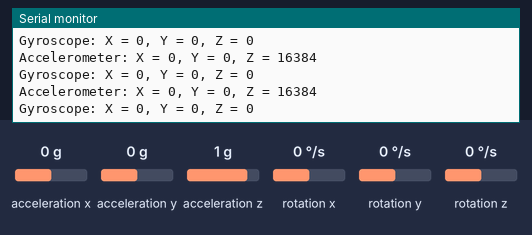
The sketch below on a simulated Arduino Uno, built with avr-gcc and run on an emulated ATmega328P. Parts: the last lines printed to the serial monitor. The test bench sets the inputs (shaded band); at power-on: acceleration x 0 g, acceleration y 0 g, acceleration z 1 g, rotation x 0 °/s, rotation y 0 °/s, rotation z 0 °/s.

Above: at 1.2 s.
1.3 s: acceleration x set to -1.4 g
At 1.9 s:
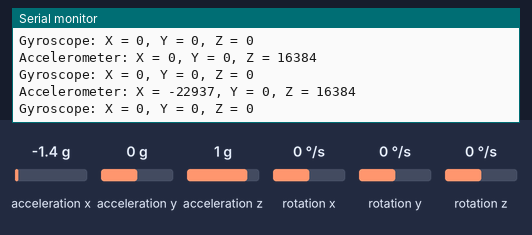
2.8 s: acceleration y set to -1.4 g
At 3.4 s:
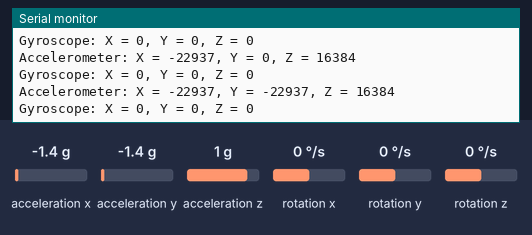
4.3 s: acceleration z set to -1.4 g
At 5.0 s:
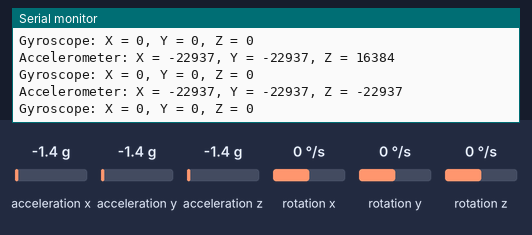
5.8 s: rotation x set to -192 °/s
At 6.5 s:
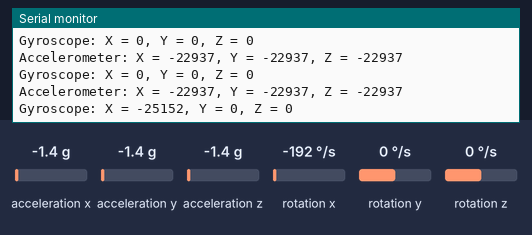
7.3 s: rotation y set to -192 °/s
At 8.0 s:
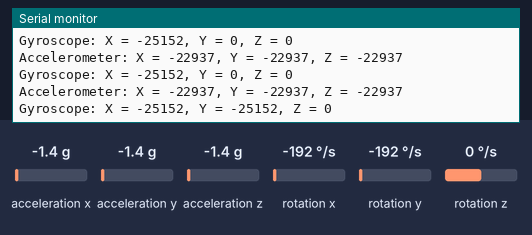

Measured:
- after the input at 1.3 s, the serial monitor: prints a new line after 0.22 s (image 1)
- after the input at 2.8 s, the serial monitor: prints a new line after 0.23 s (image 2)
- after the input at 4.3 s, the serial monitor: prints a new line after 0.25 s (image 3)
- after the input at 5.8 s, the serial monitor: prints a new line after 0.27 s (image 4)
- after the input at 7.3 s, the serial monitor: prints a new line after 0.29 s (image 5)

The sketch:

Mpu6050.ino
```cpp
#include <Wire.h>
#include <MPU6050.h>

MPU6050 mpu;

void setup() {
  Serial.begin(115200);
  Wire.begin();

  // Inisialisasi sensor MPU6050
  mpu.initialize();
  if (!mpu.testConnection()) {
    Serial.println("Tidak dapat menghubungkan ke MPU6050");
    while (1);
  }
  Serial.println("MPU6050 berhasil diinisialisasi.");
}

void loop() {
  // Mengambil nilai accelerometer dan gyroscope
  int16_t ax, ay, az;
  int16_t gx, gy, gz;

  // Membaca accelerometer
  mpu.getAcceleration(&ax, &ay, &az);
  Serial.print("Accelerometer: ");
  Serial.print("X = "); Serial.print(ax);
  Serial.print(", Y = "); Serial.print(ay);
  Serial.print(", Z = "); Serial.println(az);

  // Membaca gyroscope
  mpu.getRotation(&gx, &gy, &gz);
  Serial.print("Gyroscope: ");
  Serial.print("X = "); Serial.print(gx);
  Serial.print(", Y = "); Serial.print(gy);
  Serial.print(", Z = "); Serial.println(gz);

  delay(500); // jeda setengah detik
}
```
